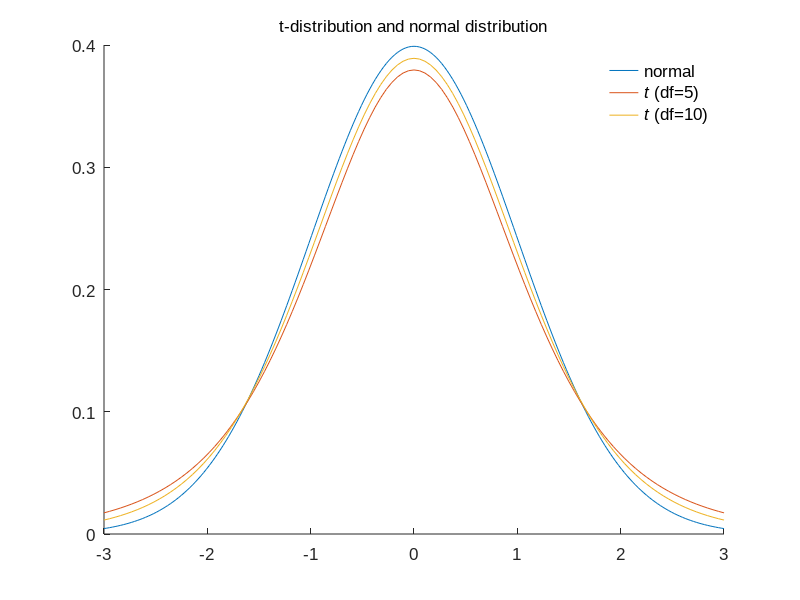
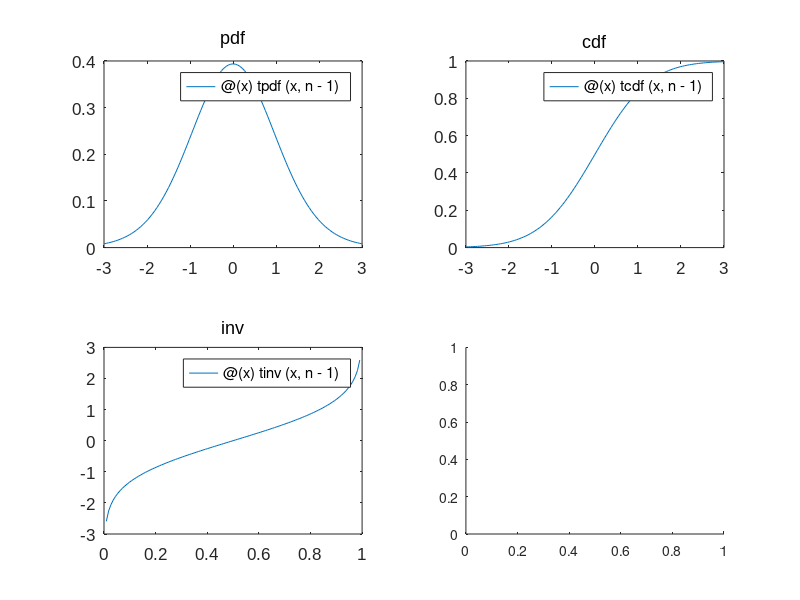

The MATLAB script that drew these images, in order: (Note: this script raises an error after producing the figures.)
%% topic16code.m  Illustration of some statistical functions

%% COMPARE T DISTRIBUTION AND NORMAL DISTRIBUTION
close all;
font_params = ... % use 3 dots to change line
    {'fontsize',12, 'fontname', 'Arial', 'fontweight', 'normal'}; % store in a cell
figure(1); set(gcf,'Name','normal_vs_t');
hold on
fplot( @(x) normpdf(x,0,1) , [ -3 3 ]);
fplot( @(x) tpdf(x, 5) , [ -3 3 ]);
fplot( @(x) tpdf(x, 10) , [ -3 3 ]);
set(gca, font_params{:})
% print legend, use '{\it ... }' to do italic script
legend('normal','{\itt} (df=5)','{\itt} (df=10)', 'box', 'off', font_params{:});
title('t-distribution and normal distribution', font_params{:});
hold off
% t-distribution is designed to account 
% for uncertainty with smaller sample sizes
% t-distribution approaches normal distribution as sample size (df) gets larger

%% STUDENT'S T-DISTRIBUTION
figure(2); set(gcf,'Name','student''s t');
n = 20;
for z = 1:4
    subplot(2,2,z); 
    switch z
        case 1
            fplot( @(x) tpdf(x, n-1) , [ -3 3 ]); title('pdf', font_params{:});
        case 2
            fplot( @(x) tcdf(x, n-1) , [ -3 3 ]);  title('cdf', font_params{:});
        case 3
            fplot( @(x) tinv(x, n-1) , [  0 1 ]);  title('inv', font_params{:});
        case 4
            histogram( trnd(n-1 ,[ 10000 1 ]), 20);  set(gca,'xlim',[-4,4]);  title('rnd', font_params{:});
    end    
    set(gca, font_params{:})
end

%% RUN THE T-TEST BY HAND
x   = 11+3*randn([ 1 n ]);                          % make up some data
mu0 = 10;                                           % hypothesize a mean
muhat    = mean(x);                                 % get the sample mean
sigmahat = std(x);                                  % get the sample standard deviation
t  = (muhat-mu0)/(sigmahat/sqrt(n));                % calculate the t statistic
plow  =   tcdf(t,n-1)                               % probability that t is at least this low (left-tailed test)
phigh = 1-tcdf(t,n-1)                               % probability that t is at least this high (right-tailed test)
p2    = tcdf(-abs(t),n-1) + (1-tcdf(abs(t),n-1))    % probability that t is at least this far from zero (two-tailed test)

%% ADD TO FIGURE
figure(2);
subplot(2,2,1);
hold on
plot([t,t],linspace(0,.4,2), 'r-')
hold off
subplot(2,2,2);
hold on
plot(t,plow, 'ro')
hold off

subplot(2,2,3);
hold on
plot(plow,t, 'ro')

%% compare to matlab

% use matlab's ttest function:
[t_sig, t_p, t_ci, stat] = ttest(x, 10)

% use ttest2 for unpaired two-sample tests, 
% and ttest for one-sample and paired samples

%% two-way anova
x = [ 15    20    18
      13    21    16
      15    20    20
      11    16    14
      13    18    16
      15    20    18
      14    19    17
      15    20    18
      14    19    17
      11    16    14
      15    20    18
      15    20    18 ];
nobs=3; % indicate the number of repeats over rows
        % because there are 12 rows in x, the row factor has 4 levels
p_an1 = anova2(x,nobs, 'on')

%% unbalanced anova

x = x(:); % convert to a vector
group_var(1) = {[ones(12,1); ones(12,1)*2; ones(12,1)*3]}; % column factor
group_var(2) = {reshape(repmat(1:4,3,3),numel(x),1)};      % row factor 
                                                           % [1; 1; 1; 2; 2; 2; 3; 3; 3; ...]
p_an2 = anovan(x,group_var, 'model', 'interaction' )       % gives the same result

% more than two levels possible and
% lots of other settings, specify fixed and random effects etc. 

%% even better: save as csv and analyze in R or JASP
% ... or any other software that you prefer
tbl = table(group_var{1}, group_var{2}, x,'VariableNames', {'factor1','factor2','data'});
writetable(tbl, '~/Desktop/test.csv', 'Delimiter',',','QuoteStrings',true);
